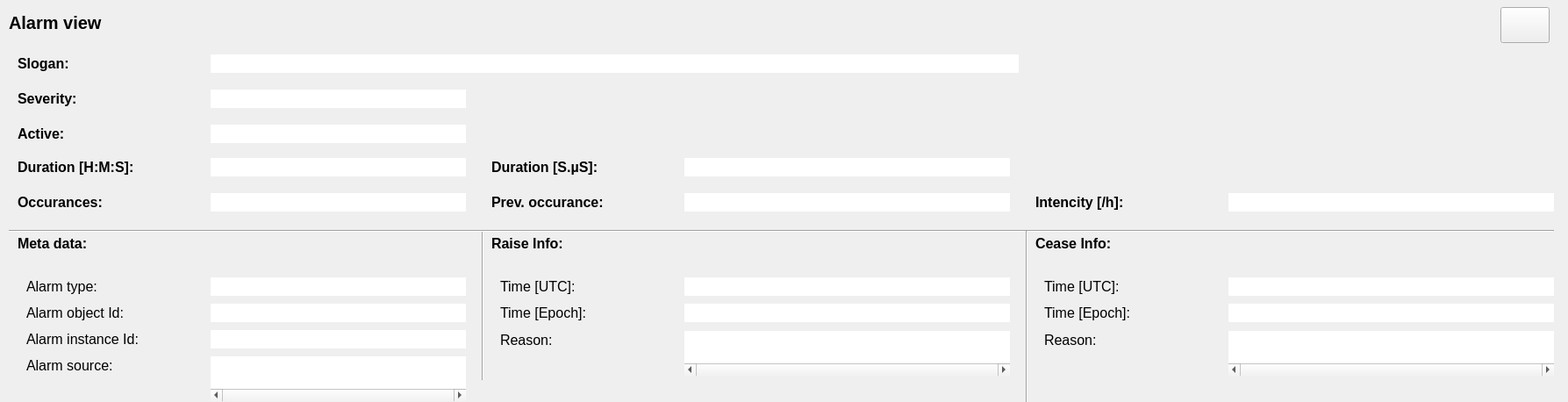
<?xml version="1.0" encoding="UTF-8"?>
<ui version="4.0">
 <class>Form</class>
 <widget class="QWidget" name="Form">
  <property name="geometry">
   <rect>
    <x>0</x>
    <y>0</y>
    <width>1787</width>
    <height>458</height>
   </rect>
  </property>
  <property name="windowTitle">
   <string>Individual alarm dialog</string>
  </property>
  <property name="windowIcon">
   <iconset>
    <normaloff>../icons/greyBell.jpg</normaloff>../icons/greyBell.jpg</iconset>
  </property>
  <widget class="QLabel" name="alarmViewLabel">
   <property name="geometry">
    <rect>
     <x>10</x>
     <y>10</y>
     <width>271</width>
     <height>31</height>
    </rect>
   </property>
   <property name="font">
    <font>
     <pointsize>15</pointsize>
     <weight>75</weight>
     <bold>true</bold>
    </font>
   </property>
   <property name="whatsThis">
    <string/>
   </property>
   <property name="text">
    <string>Alarm view</string>
   </property>
  </widget>
  <widget class="QLabel" name="typeLabel">
   <property name="geometry">
    <rect>
     <x>30</x>
     <y>311</y>
     <width>201</width>
     <height>31</height>
    </rect>
   </property>
   <property name="font">
    <font>
     <pointsize>12</pointsize>
     <weight>50</weight>
     <bold>false</bold>
    </font>
   </property>
   <property name="text">
    <string>Alarm type:</string>
   </property>
  </widget>
  <widget class="QLabel" name="objIdLabel">
   <property name="geometry">
    <rect>
     <x>30</x>
     <y>341</y>
     <width>201</width>
     <height>31</height>
    </rect>
   </property>
   <property name="font">
    <font>
     <pointsize>12</pointsize>
     <weight>50</weight>
     <bold>false</bold>
    </font>
   </property>
   <property name="text">
    <string>Alarm object Id:</string>
   </property>
  </widget>
  <widget class="QLabel" name="instanceIdLabel">
   <property name="geometry">
    <rect>
     <x>30</x>
     <y>371</y>
     <width>201</width>
     <height>31</height>
    </rect>
   </property>
   <property name="font">
    <font>
     <pointsize>12</pointsize>
     <weight>50</weight>
     <bold>false</bold>
    </font>
   </property>
   <property name="text">
    <string>Alarm instance Id:</string>
   </property>
  </widget>
  <widget class="QLabel" name="sourceLabel">
   <property name="geometry">
    <rect>
     <x>30</x>
     <y>401</y>
     <width>201</width>
     <height>31</height>
    </rect>
   </property>
   <property name="font">
    <font>
     <pointsize>12</pointsize>
     <weight>50</weight>
     <bold>false</bold>
    </font>
   </property>
   <property name="text">
    <string>Alarm source:</string>
   </property>
  </widget>
  <widget class="QLabel" name="metaDataLabel">
   <property name="geometry">
    <rect>
     <x>20</x>
     <y>262</y>
     <width>131</width>
     <height>31</height>
    </rect>
   </property>
   <property name="font">
    <font>
     <pointsize>12</pointsize>
     <weight>75</weight>
     <bold>true</bold>
    </font>
   </property>
   <property name="text">
    <string>Meta data:</string>
   </property>
  </widget>
  <widget class="Line" name="line">
   <property name="geometry">
    <rect>
     <x>540</x>
     <y>262</y>
     <width>20</width>
     <height>171</height>
    </rect>
   </property>
   <property name="orientation">
    <enum>Qt::Vertical</enum>
   </property>
  </widget>
  <widget class="QLabel" name="sloganLabel">
   <property name="geometry">
    <rect>
     <x>20</x>
     <y>57</y>
     <width>211</width>
     <height>31</height>
    </rect>
   </property>
   <property name="font">
    <font>
     <pointsize>12</pointsize>
     <weight>75</weight>
     <bold>true</bold>
    </font>
   </property>
   <property name="text">
    <string>Slogan:</string>
   </property>
  </widget>
  <widget class="Line" name="line_2">
   <property name="geometry">
    <rect>
     <x>10</x>
     <y>255</y>
     <width>1761</width>
     <height>16</height>
    </rect>
   </property>
   <property name="orientation">
    <enum>Qt::Horizontal</enum>
   </property>
  </widget>
  <widget class="QLabel" name="raiseLabel">
   <property name="geometry">
    <rect>
     <x>560</x>
     <y>262</y>
     <width>131</width>
     <height>31</height>
    </rect>
   </property>
   <property name="font">
    <font>
     <pointsize>12</pointsize>
     <weight>75</weight>
     <bold>true</bold>
    </font>
   </property>
   <property name="text">
    <string>Raise Info:</string>
   </property>
  </widget>
  <widget class="QTextEdit" name="typeTextEdit">
   <property name="geometry">
    <rect>
     <x>240</x>
     <y>316</y>
     <width>291</width>
     <height>21</height>
    </rect>
   </property>
   <property name="font">
    <font>
     <pointsize>10</pointsize>
    </font>
   </property>
   <property name="whatsThis">
    <string>Type of alarm</string>
   </property>
   <property name="frameShape">
    <enum>QFrame::NoFrame</enum>
   </property>
   <property name="verticalScrollBarPolicy">
    <enum>Qt::ScrollBarAlwaysOff</enum>
   </property>
   <property name="readOnly">
    <bool>true</bool>
   </property>
   <property name="html">
    <string>&lt;!DOCTYPE HTML PUBLIC &quot;-//W3C//DTD HTML 4.0//EN&quot; &quot;http://www.w3.org/TR/REC-html40/strict.dtd&quot;&gt;
&lt;html&gt;&lt;head&gt;&lt;meta name=&quot;qrichtext&quot; content=&quot;1&quot; /&gt;&lt;style type=&quot;text/css&quot;&gt;
p, li { white-space: pre-wrap; }
&lt;/style&gt;&lt;/head&gt;&lt;body style=&quot; font-family:'MS Shell Dlg 2'; font-size:10pt; font-weight:400; font-style:normal;&quot;&gt;
&lt;p style=&quot;-qt-paragraph-type:empty; margin-top:0px; margin-bottom:0px; margin-left:0px; margin-right:0px; -qt-block-indent:0; text-indent:0px; font-size:12pt;&quot;&gt;&lt;br /&gt;&lt;/p&gt;&lt;/body&gt;&lt;/html&gt;</string>
   </property>
  </widget>
  <widget class="QTextEdit" name="objIdTextEdit">
   <property name="geometry">
    <rect>
     <x>240</x>
     <y>346</y>
     <width>291</width>
     <height>21</height>
    </rect>
   </property>
   <property name="font">
    <font>
     <pointsize>10</pointsize>
    </font>
   </property>
   <property name="whatsThis">
    <string>Alarm object Id</string>
   </property>
   <property name="frameShape">
    <enum>QFrame::NoFrame</enum>
   </property>
   <property name="verticalScrollBarPolicy">
    <enum>Qt::ScrollBarAlwaysOff</enum>
   </property>
   <property name="readOnly">
    <bool>true</bool>
   </property>
   <property name="html">
    <string>&lt;!DOCTYPE HTML PUBLIC &quot;-//W3C//DTD HTML 4.0//EN&quot; &quot;http://www.w3.org/TR/REC-html40/strict.dtd&quot;&gt;
&lt;html&gt;&lt;head&gt;&lt;meta name=&quot;qrichtext&quot; content=&quot;1&quot; /&gt;&lt;style type=&quot;text/css&quot;&gt;
p, li { white-space: pre-wrap; }
&lt;/style&gt;&lt;/head&gt;&lt;body style=&quot; font-family:'MS Shell Dlg 2'; font-size:10pt; font-weight:400; font-style:normal;&quot;&gt;
&lt;p style=&quot;-qt-paragraph-type:empty; margin-top:0px; margin-bottom:0px; margin-left:0px; margin-right:0px; -qt-block-indent:0; text-indent:0px; font-size:12pt;&quot;&gt;&lt;br /&gt;&lt;/p&gt;&lt;/body&gt;&lt;/html&gt;</string>
   </property>
  </widget>
  <widget class="QTextEdit" name="instanceIdTextEdit">
   <property name="geometry">
    <rect>
     <x>240</x>
     <y>376</y>
     <width>291</width>
     <height>21</height>
    </rect>
   </property>
   <property name="font">
    <font>
     <pointsize>10</pointsize>
    </font>
   </property>
   <property name="whatsThis">
    <string>Alarm instance Id</string>
   </property>
   <property name="frameShape">
    <enum>QFrame::NoFrame</enum>
   </property>
   <property name="verticalScrollBarPolicy">
    <enum>Qt::ScrollBarAlwaysOff</enum>
   </property>
   <property name="readOnly">
    <bool>true</bool>
   </property>
   <property name="html">
    <string>&lt;!DOCTYPE HTML PUBLIC &quot;-//W3C//DTD HTML 4.0//EN&quot; &quot;http://www.w3.org/TR/REC-html40/strict.dtd&quot;&gt;
&lt;html&gt;&lt;head&gt;&lt;meta name=&quot;qrichtext&quot; content=&quot;1&quot; /&gt;&lt;style type=&quot;text/css&quot;&gt;
p, li { white-space: pre-wrap; }
&lt;/style&gt;&lt;/head&gt;&lt;body style=&quot; font-family:'MS Shell Dlg 2'; font-size:10pt; font-weight:400; font-style:normal;&quot;&gt;
&lt;p style=&quot;-qt-paragraph-type:empty; margin-top:0px; margin-bottom:0px; margin-left:0px; margin-right:0px; -qt-block-indent:0; text-indent:0px; font-size:12pt;&quot;&gt;&lt;br /&gt;&lt;/p&gt;&lt;/body&gt;&lt;/html&gt;</string>
   </property>
  </widget>
  <widget class="QTextEdit" name="sourceTextEdit">
   <property name="geometry">
    <rect>
     <x>240</x>
     <y>406</y>
     <width>291</width>
     <height>51</height>
    </rect>
   </property>
   <property name="font">
    <font>
     <pointsize>10</pointsize>
    </font>
   </property>
   <property name="whatsThis">
    <string>The source for this alarm</string>
   </property>
   <property name="frameShape">
    <enum>QFrame::NoFrame</enum>
   </property>
   <property name="verticalScrollBarPolicy">
    <enum>Qt::ScrollBarAlwaysOff</enum>
   </property>
   <property name="horizontalScrollBarPolicy">
    <enum>Qt::ScrollBarAlwaysOn</enum>
   </property>
   <property name="lineWrapMode">
    <enum>QTextEdit::NoWrap</enum>
   </property>
   <property name="readOnly">
    <bool>true</bool>
   </property>
   <property name="html">
    <string>&lt;!DOCTYPE HTML PUBLIC &quot;-//W3C//DTD HTML 4.0//EN&quot; &quot;http://www.w3.org/TR/REC-html40/strict.dtd&quot;&gt;
&lt;html&gt;&lt;head&gt;&lt;meta name=&quot;qrichtext&quot; content=&quot;1&quot; /&gt;&lt;style type=&quot;text/css&quot;&gt;
p, li { white-space: pre-wrap; }
&lt;/style&gt;&lt;/head&gt;&lt;body style=&quot; font-family:'MS Shell Dlg 2'; font-size:10pt; font-weight:400; font-style:normal;&quot;&gt;
&lt;p style=&quot;-qt-paragraph-type:empty; margin-top:0px; margin-bottom:0px; margin-left:0px; margin-right:0px; -qt-block-indent:0; text-indent:0px; font-size:12pt;&quot;&gt;&lt;br /&gt;&lt;/p&gt;&lt;/body&gt;&lt;/html&gt;</string>
   </property>
  </widget>
  <widget class="QTextEdit" name="sloganTextEdit">
   <property name="geometry">
    <rect>
     <x>240</x>
     <y>62</y>
     <width>921</width>
     <height>21</height>
    </rect>
   </property>
   <property name="font">
    <font>
     <pointsize>10</pointsize>
    </font>
   </property>
   <property name="whatsThis">
    <string>Alarm slogan</string>
   </property>
   <property name="frameShape">
    <enum>QFrame::NoFrame</enum>
   </property>
   <property name="verticalScrollBarPolicy">
    <enum>Qt::ScrollBarAlwaysOff</enum>
   </property>
   <property name="horizontalScrollBarPolicy">
    <enum>Qt::ScrollBarAlwaysOff</enum>
   </property>
   <property name="readOnly">
    <bool>true</bool>
   </property>
   <property name="html">
    <string>&lt;!DOCTYPE HTML PUBLIC &quot;-//W3C//DTD HTML 4.0//EN&quot; &quot;http://www.w3.org/TR/REC-html40/strict.dtd&quot;&gt;
&lt;html&gt;&lt;head&gt;&lt;meta name=&quot;qrichtext&quot; content=&quot;1&quot; /&gt;&lt;style type=&quot;text/css&quot;&gt;
p, li { white-space: pre-wrap; }
&lt;/style&gt;&lt;/head&gt;&lt;body style=&quot; font-family:'MS Shell Dlg 2'; font-size:10pt; font-weight:400; font-style:normal;&quot;&gt;
&lt;p style=&quot;-qt-paragraph-type:empty; margin-top:0px; margin-bottom:0px; margin-left:0px; margin-right:0px; -qt-block-indent:0; text-indent:0px; font-size:12pt;&quot;&gt;&lt;br /&gt;&lt;/p&gt;&lt;/body&gt;&lt;/html&gt;</string>
   </property>
  </widget>
  <widget class="QLabel" name="raiseTimeLabel">
   <property name="geometry">
    <rect>
     <x>570</x>
     <y>311</y>
     <width>201</width>
     <height>31</height>
    </rect>
   </property>
   <property name="font">
    <font>
     <pointsize>12</pointsize>
     <weight>50</weight>
     <bold>false</bold>
    </font>
   </property>
   <property name="text">
    <string>Time [UTC]:</string>
   </property>
  </widget>
  <widget class="QLabel" name="raisTimeEpochLabel">
   <property name="geometry">
    <rect>
     <x>570</x>
     <y>341</y>
     <width>201</width>
     <height>31</height>
    </rect>
   </property>
   <property name="font">
    <font>
     <pointsize>12</pointsize>
     <weight>50</weight>
     <bold>false</bold>
    </font>
   </property>
   <property name="text">
    <string>Time [Epoch]:</string>
   </property>
  </widget>
  <widget class="QLabel" name="raiseReasonLabel">
   <property name="geometry">
    <rect>
     <x>570</x>
     <y>372</y>
     <width>201</width>
     <height>31</height>
    </rect>
   </property>
   <property name="font">
    <font>
     <pointsize>12</pointsize>
     <weight>50</weight>
     <bold>false</bold>
    </font>
   </property>
   <property name="text">
    <string>Reason:</string>
   </property>
  </widget>
  <widget class="QLabel" name="activeLabel">
   <property name="geometry">
    <rect>
     <x>20</x>
     <y>137</y>
     <width>211</width>
     <height>31</height>
    </rect>
   </property>
   <property name="font">
    <font>
     <pointsize>12</pointsize>
     <weight>75</weight>
     <bold>true</bold>
    </font>
   </property>
   <property name="text">
    <string>Active:</string>
   </property>
  </widget>
  <widget class="QTextEdit" name="activeTextEdit">
   <property name="geometry">
    <rect>
     <x>240</x>
     <y>142</y>
     <width>291</width>
     <height>21</height>
    </rect>
   </property>
   <property name="font">
    <font>
     <pointsize>10</pointsize>
    </font>
   </property>
   <property name="whatsThis">
    <string>Alarm active state [True | False]</string>
   </property>
   <property name="frameShape">
    <enum>QFrame::NoFrame</enum>
   </property>
   <property name="verticalScrollBarPolicy">
    <enum>Qt::ScrollBarAlwaysOff</enum>
   </property>
   <property name="readOnly">
    <bool>true</bool>
   </property>
   <property name="html">
    <string>&lt;!DOCTYPE HTML PUBLIC &quot;-//W3C//DTD HTML 4.0//EN&quot; &quot;http://www.w3.org/TR/REC-html40/strict.dtd&quot;&gt;
&lt;html&gt;&lt;head&gt;&lt;meta name=&quot;qrichtext&quot; content=&quot;1&quot; /&gt;&lt;style type=&quot;text/css&quot;&gt;
p, li { white-space: pre-wrap; }
&lt;/style&gt;&lt;/head&gt;&lt;body style=&quot; font-family:'MS Shell Dlg 2'; font-size:10pt; font-weight:400; font-style:normal;&quot;&gt;
&lt;p style=&quot;-qt-paragraph-type:empty; margin-top:0px; margin-bottom:0px; margin-left:0px; margin-right:0px; -qt-block-indent:0; text-indent:0px; font-size:12pt;&quot;&gt;&lt;br /&gt;&lt;/p&gt;&lt;/body&gt;&lt;/html&gt;</string>
   </property>
  </widget>
  <widget class="QLabel" name="durationLabel">
   <property name="geometry">
    <rect>
     <x>20</x>
     <y>175</y>
     <width>211</width>
     <height>31</height>
    </rect>
   </property>
   <property name="font">
    <font>
     <pointsize>12</pointsize>
     <weight>75</weight>
     <bold>true</bold>
    </font>
   </property>
   <property name="text">
    <string>Duration [H:M:S]:</string>
   </property>
  </widget>
  <widget class="QTextEdit" name="occuranceTextEdit">
   <property name="geometry">
    <rect>
     <x>240</x>
     <y>220</y>
     <width>291</width>
     <height>21</height>
    </rect>
   </property>
   <property name="font">
    <font>
     <pointsize>10</pointsize>
    </font>
   </property>
   <property name="whatsThis">
    <string>Number of occurances for this alarm object since start</string>
   </property>
   <property name="frameShape">
    <enum>QFrame::NoFrame</enum>
   </property>
   <property name="verticalScrollBarPolicy">
    <enum>Qt::ScrollBarAlwaysOff</enum>
   </property>
   <property name="readOnly">
    <bool>true</bool>
   </property>
   <property name="html">
    <string>&lt;!DOCTYPE HTML PUBLIC &quot;-//W3C//DTD HTML 4.0//EN&quot; &quot;http://www.w3.org/TR/REC-html40/strict.dtd&quot;&gt;
&lt;html&gt;&lt;head&gt;&lt;meta name=&quot;qrichtext&quot; content=&quot;1&quot; /&gt;&lt;style type=&quot;text/css&quot;&gt;
p, li { white-space: pre-wrap; }
&lt;/style&gt;&lt;/head&gt;&lt;body style=&quot; font-family:'MS Shell Dlg 2'; font-size:10pt; font-weight:400; font-style:normal;&quot;&gt;
&lt;p style=&quot;-qt-paragraph-type:empty; margin-top:0px; margin-bottom:0px; margin-left:0px; margin-right:0px; -qt-block-indent:0; text-indent:0px; font-size:12pt;&quot;&gt;&lt;br /&gt;&lt;/p&gt;&lt;/body&gt;&lt;/html&gt;</string>
   </property>
  </widget>
  <widget class="QLabel" name="durationSLabel">
   <property name="geometry">
    <rect>
     <x>560</x>
     <y>175</y>
     <width>211</width>
     <height>31</height>
    </rect>
   </property>
   <property name="font">
    <font>
     <pointsize>12</pointsize>
     <weight>75</weight>
     <bold>true</bold>
    </font>
   </property>
   <property name="text">
    <string>Duration [S.µS]:</string>
   </property>
  </widget>
  <widget class="QTextEdit" name="durationSTextEdit">
   <property name="geometry">
    <rect>
     <x>780</x>
     <y>180</y>
     <width>371</width>
     <height>21</height>
    </rect>
   </property>
   <property name="font">
    <font>
     <pointsize>10</pointsize>
    </font>
   </property>
   <property name="whatsThis">
    <string>Duration of the alarm in seconds</string>
   </property>
   <property name="frameShape">
    <enum>QFrame::NoFrame</enum>
   </property>
   <property name="verticalScrollBarPolicy">
    <enum>Qt::ScrollBarAlwaysOff</enum>
   </property>
   <property name="horizontalScrollBarPolicy">
    <enum>Qt::ScrollBarAlwaysOff</enum>
   </property>
   <property name="readOnly">
    <bool>true</bool>
   </property>
   <property name="html">
    <string>&lt;!DOCTYPE HTML PUBLIC &quot;-//W3C//DTD HTML 4.0//EN&quot; &quot;http://www.w3.org/TR/REC-html40/strict.dtd&quot;&gt;
&lt;html&gt;&lt;head&gt;&lt;meta name=&quot;qrichtext&quot; content=&quot;1&quot; /&gt;&lt;style type=&quot;text/css&quot;&gt;
p, li { white-space: pre-wrap; }
&lt;/style&gt;&lt;/head&gt;&lt;body style=&quot; font-family:'MS Shell Dlg 2'; font-size:10pt; font-weight:400; font-style:normal;&quot;&gt;
&lt;p style=&quot;-qt-paragraph-type:empty; margin-top:0px; margin-bottom:0px; margin-left:0px; margin-right:0px; -qt-block-indent:0; text-indent:0px; font-size:12pt;&quot;&gt;&lt;br /&gt;&lt;/p&gt;&lt;/body&gt;&lt;/html&gt;</string>
   </property>
  </widget>
  <widget class="QLabel" name="occuranceLabel">
   <property name="geometry">
    <rect>
     <x>20</x>
     <y>215</y>
     <width>211</width>
     <height>31</height>
    </rect>
   </property>
   <property name="font">
    <font>
     <pointsize>12</pointsize>
     <weight>75</weight>
     <bold>true</bold>
    </font>
   </property>
   <property name="text">
    <string>Occurances:</string>
   </property>
  </widget>
  <widget class="QTextEdit" name="durationTextEdit">
   <property name="geometry">
    <rect>
     <x>240</x>
     <y>180</y>
     <width>291</width>
     <height>21</height>
    </rect>
   </property>
   <property name="font">
    <font>
     <pointsize>10</pointsize>
    </font>
   </property>
   <property name="whatsThis">
    <string>Duration of the alarm</string>
   </property>
   <property name="frameShape">
    <enum>QFrame::NoFrame</enum>
   </property>
   <property name="verticalScrollBarPolicy">
    <enum>Qt::ScrollBarAlwaysOff</enum>
   </property>
   <property name="readOnly">
    <bool>true</bool>
   </property>
   <property name="html">
    <string>&lt;!DOCTYPE HTML PUBLIC &quot;-//W3C//DTD HTML 4.0//EN&quot; &quot;http://www.w3.org/TR/REC-html40/strict.dtd&quot;&gt;
&lt;html&gt;&lt;head&gt;&lt;meta name=&quot;qrichtext&quot; content=&quot;1&quot; /&gt;&lt;style type=&quot;text/css&quot;&gt;
p, li { white-space: pre-wrap; }
&lt;/style&gt;&lt;/head&gt;&lt;body style=&quot; font-family:'MS Shell Dlg 2'; font-size:10pt; font-weight:400; font-style:normal;&quot;&gt;
&lt;p style=&quot;-qt-paragraph-type:empty; margin-top:0px; margin-bottom:0px; margin-left:0px; margin-right:0px; -qt-block-indent:0; text-indent:0px; font-size:12pt;&quot;&gt;&lt;br /&gt;&lt;/p&gt;&lt;/body&gt;&lt;/html&gt;</string>
   </property>
  </widget>
  <widget class="QLabel" name="prevOccuranceLabel">
   <property name="geometry">
    <rect>
     <x>560</x>
     <y>215</y>
     <width>211</width>
     <height>31</height>
    </rect>
   </property>
   <property name="font">
    <font>
     <pointsize>12</pointsize>
     <weight>75</weight>
     <bold>true</bold>
    </font>
   </property>
   <property name="text">
    <string>Prev. occurance:</string>
   </property>
  </widget>
  <widget class="QTextEdit" name="prevOccuranceTextEdit">
   <property name="geometry">
    <rect>
     <x>780</x>
     <y>220</y>
     <width>371</width>
     <height>21</height>
    </rect>
   </property>
   <property name="font">
    <font>
     <pointsize>10</pointsize>
    </font>
   </property>
   <property name="whatsThis">
    <string>Time for the previous occurance of this alarm object</string>
   </property>
   <property name="frameShape">
    <enum>QFrame::NoFrame</enum>
   </property>
   <property name="verticalScrollBarPolicy">
    <enum>Qt::ScrollBarAlwaysOff</enum>
   </property>
   <property name="readOnly">
    <bool>true</bool>
   </property>
   <property name="html">
    <string>&lt;!DOCTYPE HTML PUBLIC &quot;-//W3C//DTD HTML 4.0//EN&quot; &quot;http://www.w3.org/TR/REC-html40/strict.dtd&quot;&gt;
&lt;html&gt;&lt;head&gt;&lt;meta name=&quot;qrichtext&quot; content=&quot;1&quot; /&gt;&lt;style type=&quot;text/css&quot;&gt;
p, li { white-space: pre-wrap; }
&lt;/style&gt;&lt;/head&gt;&lt;body style=&quot; font-family:'MS Shell Dlg 2'; font-size:10pt; font-weight:400; font-style:normal;&quot;&gt;
&lt;p style=&quot;-qt-paragraph-type:empty; margin-top:0px; margin-bottom:0px; margin-left:0px; margin-right:0px; -qt-block-indent:0; text-indent:0px; font-size:12pt;&quot;&gt;&lt;br /&gt;&lt;/p&gt;&lt;/body&gt;&lt;/html&gt;</string>
   </property>
  </widget>
  <widget class="QTextEdit" name="raiseTimeTextEdit">
   <property name="geometry">
    <rect>
     <x>780</x>
     <y>316</y>
     <width>371</width>
     <height>21</height>
    </rect>
   </property>
   <property name="font">
    <font>
     <pointsize>10</pointsize>
    </font>
   </property>
   <property name="whatsThis">
    <string>Time (UTC: YYYY-MMM-SS.uS) when the alarm was raised</string>
   </property>
   <property name="frameShape">
    <enum>QFrame::NoFrame</enum>
   </property>
   <property name="verticalScrollBarPolicy">
    <enum>Qt::ScrollBarAlwaysOff</enum>
   </property>
   <property name="readOnly">
    <bool>true</bool>
   </property>
   <property name="html">
    <string>&lt;!DOCTYPE HTML PUBLIC &quot;-//W3C//DTD HTML 4.0//EN&quot; &quot;http://www.w3.org/TR/REC-html40/strict.dtd&quot;&gt;
&lt;html&gt;&lt;head&gt;&lt;meta name=&quot;qrichtext&quot; content=&quot;1&quot; /&gt;&lt;style type=&quot;text/css&quot;&gt;
p, li { white-space: pre-wrap; }
&lt;/style&gt;&lt;/head&gt;&lt;body style=&quot; font-family:'MS Shell Dlg 2'; font-size:10pt; font-weight:400; font-style:normal;&quot;&gt;
&lt;p style=&quot;-qt-paragraph-type:empty; margin-top:0px; margin-bottom:0px; margin-left:0px; margin-right:0px; -qt-block-indent:0; text-indent:0px; font-size:12pt;&quot;&gt;&lt;br /&gt;&lt;/p&gt;&lt;/body&gt;&lt;/html&gt;</string>
   </property>
  </widget>
  <widget class="QTextEdit" name="raiseTimeEpochTextEdit">
   <property name="geometry">
    <rect>
     <x>780</x>
     <y>346</y>
     <width>371</width>
     <height>21</height>
    </rect>
   </property>
   <property name="font">
    <font>
     <pointsize>10</pointsize>
    </font>
   </property>
   <property name="whatsThis">
    <string>Epoch time (SS.uS) when the alarm was raised</string>
   </property>
   <property name="frameShape">
    <enum>QFrame::NoFrame</enum>
   </property>
   <property name="verticalScrollBarPolicy">
    <enum>Qt::ScrollBarAlwaysOff</enum>
   </property>
   <property name="readOnly">
    <bool>true</bool>
   </property>
   <property name="html">
    <string>&lt;!DOCTYPE HTML PUBLIC &quot;-//W3C//DTD HTML 4.0//EN&quot; &quot;http://www.w3.org/TR/REC-html40/strict.dtd&quot;&gt;
&lt;html&gt;&lt;head&gt;&lt;meta name=&quot;qrichtext&quot; content=&quot;1&quot; /&gt;&lt;style type=&quot;text/css&quot;&gt;
p, li { white-space: pre-wrap; }
&lt;/style&gt;&lt;/head&gt;&lt;body style=&quot; font-family:'MS Shell Dlg 2'; font-size:10pt; font-weight:400; font-style:normal;&quot;&gt;
&lt;p style=&quot;-qt-paragraph-type:empty; margin-top:0px; margin-bottom:0px; margin-left:0px; margin-right:0px; -qt-block-indent:0; text-indent:0px; font-size:12pt;&quot;&gt;&lt;br /&gt;&lt;/p&gt;&lt;/body&gt;&lt;/html&gt;</string>
   </property>
  </widget>
  <widget class="QTextEdit" name="raiseReasonTextEdit">
   <property name="geometry">
    <rect>
     <x>780</x>
     <y>377</y>
     <width>371</width>
     <height>51</height>
    </rect>
   </property>
   <property name="font">
    <font>
     <pointsize>10</pointsize>
    </font>
   </property>
   <property name="whatsThis">
    <string>Reason why the aslarm was raised</string>
   </property>
   <property name="frameShape">
    <enum>QFrame::NoFrame</enum>
   </property>
   <property name="verticalScrollBarPolicy">
    <enum>Qt::ScrollBarAlwaysOff</enum>
   </property>
   <property name="horizontalScrollBarPolicy">
    <enum>Qt::ScrollBarAlwaysOn</enum>
   </property>
   <property name="lineWrapMode">
    <enum>QTextEdit::NoWrap</enum>
   </property>
   <property name="readOnly">
    <bool>true</bool>
   </property>
   <property name="html">
    <string>&lt;!DOCTYPE HTML PUBLIC &quot;-//W3C//DTD HTML 4.0//EN&quot; &quot;http://www.w3.org/TR/REC-html40/strict.dtd&quot;&gt;
&lt;html&gt;&lt;head&gt;&lt;meta name=&quot;qrichtext&quot; content=&quot;1&quot; /&gt;&lt;style type=&quot;text/css&quot;&gt;
p, li { white-space: pre-wrap; }
&lt;/style&gt;&lt;/head&gt;&lt;body style=&quot; font-family:'MS Shell Dlg 2'; font-size:10pt; font-weight:400; font-style:normal;&quot;&gt;
&lt;p style=&quot;-qt-paragraph-type:empty; margin-top:0px; margin-bottom:0px; margin-left:0px; margin-right:0px; -qt-block-indent:0; text-indent:0px; font-size:12pt;&quot;&gt;&lt;br /&gt;&lt;/p&gt;&lt;/body&gt;&lt;/html&gt;</string>
   </property>
  </widget>
  <widget class="Line" name="line_3">
   <property name="geometry">
    <rect>
     <x>1160</x>
     <y>262</y>
     <width>20</width>
     <height>211</height>
    </rect>
   </property>
   <property name="orientation">
    <enum>Qt::Vertical</enum>
   </property>
  </widget>
  <widget class="QLabel" name="ceaseLabel">
   <property name="geometry">
    <rect>
     <x>1180</x>
     <y>262</y>
     <width>131</width>
     <height>31</height>
    </rect>
   </property>
   <property name="font">
    <font>
     <pointsize>12</pointsize>
     <weight>75</weight>
     <bold>true</bold>
    </font>
   </property>
   <property name="text">
    <string>Cease Info:</string>
   </property>
  </widget>
  <widget class="QLabel" name="intencityLabel">
   <property name="geometry">
    <rect>
     <x>1180</x>
     <y>215</y>
     <width>211</width>
     <height>31</height>
    </rect>
   </property>
   <property name="font">
    <font>
     <pointsize>12</pointsize>
     <weight>75</weight>
     <bold>true</bold>
    </font>
   </property>
   <property name="text">
    <string>Intencity [/h]:</string>
   </property>
  </widget>
  <widget class="QTextEdit" name="intencityTextEdit">
   <property name="geometry">
    <rect>
     <x>1400</x>
     <y>220</y>
     <width>371</width>
     <height>21</height>
    </rect>
   </property>
   <property name="font">
    <font>
     <pointsize>10</pointsize>
    </font>
   </property>
   <property name="whatsThis">
    <string>Intencity for this alarm object - how many occurances have occured the past hour</string>
   </property>
   <property name="frameShape">
    <enum>QFrame::NoFrame</enum>
   </property>
   <property name="verticalScrollBarPolicy">
    <enum>Qt::ScrollBarAlwaysOff</enum>
   </property>
   <property name="readOnly">
    <bool>true</bool>
   </property>
   <property name="html">
    <string>&lt;!DOCTYPE HTML PUBLIC &quot;-//W3C//DTD HTML 4.0//EN&quot; &quot;http://www.w3.org/TR/REC-html40/strict.dtd&quot;&gt;
&lt;html&gt;&lt;head&gt;&lt;meta name=&quot;qrichtext&quot; content=&quot;1&quot; /&gt;&lt;style type=&quot;text/css&quot;&gt;
p, li { white-space: pre-wrap; }
&lt;/style&gt;&lt;/head&gt;&lt;body style=&quot; font-family:'MS Shell Dlg 2'; font-size:10pt; font-weight:400; font-style:normal;&quot;&gt;
&lt;p style=&quot;-qt-paragraph-type:empty; margin-top:0px; margin-bottom:0px; margin-left:0px; margin-right:0px; -qt-block-indent:0; text-indent:0px; font-size:12pt;&quot;&gt;&lt;br /&gt;&lt;/p&gt;&lt;/body&gt;&lt;/html&gt;</string>
   </property>
  </widget>
  <widget class="QLabel" name="ceaseReasonLabel">
   <property name="geometry">
    <rect>
     <x>1190</x>
     <y>372</y>
     <width>201</width>
     <height>31</height>
    </rect>
   </property>
   <property name="font">
    <font>
     <pointsize>12</pointsize>
     <weight>50</weight>
     <bold>false</bold>
    </font>
   </property>
   <property name="text">
    <string>Reason:</string>
   </property>
  </widget>
  <widget class="QLabel" name="ceaseTimeLabel">
   <property name="geometry">
    <rect>
     <x>1190</x>
     <y>311</y>
     <width>201</width>
     <height>31</height>
    </rect>
   </property>
   <property name="font">
    <font>
     <pointsize>12</pointsize>
     <weight>50</weight>
     <bold>false</bold>
    </font>
   </property>
   <property name="text">
    <string>Time [UTC]:</string>
   </property>
  </widget>
  <widget class="QTextEdit" name="ceaseTimeTextEdit">
   <property name="geometry">
    <rect>
     <x>1400</x>
     <y>316</y>
     <width>371</width>
     <height>21</height>
    </rect>
   </property>
   <property name="font">
    <font>
     <pointsize>10</pointsize>
    </font>
   </property>
   <property name="whatsThis">
    <string>Time (UTC: YYYY-MMM-SS.uS) when the alarm was ceased</string>
   </property>
   <property name="frameShape">
    <enum>QFrame::NoFrame</enum>
   </property>
   <property name="verticalScrollBarPolicy">
    <enum>Qt::ScrollBarAlwaysOff</enum>
   </property>
   <property name="readOnly">
    <bool>true</bool>
   </property>
   <property name="html">
    <string>&lt;!DOCTYPE HTML PUBLIC &quot;-//W3C//DTD HTML 4.0//EN&quot; &quot;http://www.w3.org/TR/REC-html40/strict.dtd&quot;&gt;
&lt;html&gt;&lt;head&gt;&lt;meta name=&quot;qrichtext&quot; content=&quot;1&quot; /&gt;&lt;style type=&quot;text/css&quot;&gt;
p, li { white-space: pre-wrap; }
&lt;/style&gt;&lt;/head&gt;&lt;body style=&quot; font-family:'MS Shell Dlg 2'; font-size:10pt; font-weight:400; font-style:normal;&quot;&gt;
&lt;p style=&quot;-qt-paragraph-type:empty; margin-top:0px; margin-bottom:0px; margin-left:0px; margin-right:0px; -qt-block-indent:0; text-indent:0px; font-size:12pt;&quot;&gt;&lt;br /&gt;&lt;/p&gt;&lt;/body&gt;&lt;/html&gt;</string>
   </property>
  </widget>
  <widget class="QLabel" name="ceaseTimeEpochLabel">
   <property name="geometry">
    <rect>
     <x>1190</x>
     <y>341</y>
     <width>201</width>
     <height>31</height>
    </rect>
   </property>
   <property name="font">
    <font>
     <pointsize>12</pointsize>
     <weight>50</weight>
     <bold>false</bold>
    </font>
   </property>
   <property name="text">
    <string>Time [Epoch]:</string>
   </property>
  </widget>
  <widget class="QTextEdit" name="ceaseReasonTextEdit">
   <property name="geometry">
    <rect>
     <x>1400</x>
     <y>377</y>
     <width>371</width>
     <height>51</height>
    </rect>
   </property>
   <property name="font">
    <font>
     <pointsize>10</pointsize>
    </font>
   </property>
   <property name="whatsThis">
    <string>Reason why the aslarm was ceased</string>
   </property>
   <property name="frameShape">
    <enum>QFrame::NoFrame</enum>
   </property>
   <property name="verticalScrollBarPolicy">
    <enum>Qt::ScrollBarAlwaysOff</enum>
   </property>
   <property name="horizontalScrollBarPolicy">
    <enum>Qt::ScrollBarAlwaysOn</enum>
   </property>
   <property name="lineWrapMode">
    <enum>QTextEdit::NoWrap</enum>
   </property>
   <property name="readOnly">
    <bool>true</bool>
   </property>
   <property name="html">
    <string>&lt;!DOCTYPE HTML PUBLIC &quot;-//W3C//DTD HTML 4.0//EN&quot; &quot;http://www.w3.org/TR/REC-html40/strict.dtd&quot;&gt;
&lt;html&gt;&lt;head&gt;&lt;meta name=&quot;qrichtext&quot; content=&quot;1&quot; /&gt;&lt;style type=&quot;text/css&quot;&gt;
p, li { white-space: pre-wrap; }
&lt;/style&gt;&lt;/head&gt;&lt;body style=&quot; font-family:'MS Shell Dlg 2'; font-size:10pt; font-weight:400; font-style:normal;&quot;&gt;
&lt;p style=&quot;-qt-paragraph-type:empty; margin-top:0px; margin-bottom:0px; margin-left:0px; margin-right:0px; -qt-block-indent:0; text-indent:0px; font-size:12pt;&quot;&gt;&lt;br /&gt;&lt;/p&gt;&lt;/body&gt;&lt;/html&gt;</string>
   </property>
  </widget>
  <widget class="QTextEdit" name="ceaseTimeEpochTextEdit">
   <property name="geometry">
    <rect>
     <x>1400</x>
     <y>346</y>
     <width>371</width>
     <height>21</height>
    </rect>
   </property>
   <property name="font">
    <font>
     <pointsize>10</pointsize>
    </font>
   </property>
   <property name="whatsThis">
    <string>Epoch time (SS.uS) when the alarm was ceased</string>
   </property>
   <property name="frameShape">
    <enum>QFrame::NoFrame</enum>
   </property>
   <property name="verticalScrollBarPolicy">
    <enum>Qt::ScrollBarAlwaysOff</enum>
   </property>
   <property name="readOnly">
    <bool>true</bool>
   </property>
   <property name="html">
    <string>&lt;!DOCTYPE HTML PUBLIC &quot;-//W3C//DTD HTML 4.0//EN&quot; &quot;http://www.w3.org/TR/REC-html40/strict.dtd&quot;&gt;
&lt;html&gt;&lt;head&gt;&lt;meta name=&quot;qrichtext&quot; content=&quot;1&quot; /&gt;&lt;style type=&quot;text/css&quot;&gt;
p, li { white-space: pre-wrap; }
&lt;/style&gt;&lt;/head&gt;&lt;body style=&quot; font-family:'MS Shell Dlg 2'; font-size:10pt; font-weight:400; font-style:normal;&quot;&gt;
&lt;p style=&quot;-qt-paragraph-type:empty; margin-top:0px; margin-bottom:0px; margin-left:0px; margin-right:0px; -qt-block-indent:0; text-indent:0px; font-size:12pt;&quot;&gt;&lt;br /&gt;&lt;/p&gt;&lt;/body&gt;&lt;/html&gt;</string>
   </property>
  </widget>
  <widget class="QPushButton" name="alarmPushButton">
   <property name="geometry">
    <rect>
     <x>1710</x>
     <y>8</y>
     <width>56</width>
     <height>41</height>
    </rect>
   </property>
   <property name="whatsThis">
    <string>Color of alarm bell represents the severity- and status of the alarm: Red: A-level alarm, Orange: B-Level alarm, Yellow: C-Level alarm, Grey: Inactive/ceased alarm</string>
   </property>
   <property name="text">
    <string/>
   </property>
  </widget>
  <widget class="QLabel" name="severityLabel">
   <property name="geometry">
    <rect>
     <x>20</x>
     <y>97</y>
     <width>211</width>
     <height>31</height>
    </rect>
   </property>
   <property name="font">
    <font>
     <pointsize>12</pointsize>
     <weight>75</weight>
     <bold>true</bold>
    </font>
   </property>
   <property name="text">
    <string>Severity:</string>
   </property>
  </widget>
  <widget class="QTextEdit" name="severityTextEdit">
   <property name="geometry">
    <rect>
     <x>240</x>
     <y>102</y>
     <width>291</width>
     <height>21</height>
    </rect>
   </property>
   <property name="font">
    <font>
     <pointsize>10</pointsize>
    </font>
   </property>
   <property name="whatsThis">
    <string>Alarm severity [A | B | C]</string>
   </property>
   <property name="frameShape">
    <enum>QFrame::NoFrame</enum>
   </property>
   <property name="verticalScrollBarPolicy">
    <enum>Qt::ScrollBarAlwaysOff</enum>
   </property>
   <property name="readOnly">
    <bool>true</bool>
   </property>
   <property name="html">
    <string>&lt;!DOCTYPE HTML PUBLIC &quot;-//W3C//DTD HTML 4.0//EN&quot; &quot;http://www.w3.org/TR/REC-html40/strict.dtd&quot;&gt;
&lt;html&gt;&lt;head&gt;&lt;meta name=&quot;qrichtext&quot; content=&quot;1&quot; /&gt;&lt;style type=&quot;text/css&quot;&gt;
p, li { white-space: pre-wrap; }
&lt;/style&gt;&lt;/head&gt;&lt;body style=&quot; font-family:'MS Shell Dlg 2'; font-size:10pt; font-weight:400; font-style:normal;&quot;&gt;
&lt;p style=&quot;-qt-paragraph-type:empty; margin-top:0px; margin-bottom:0px; margin-left:0px; margin-right:0px; -qt-block-indent:0; text-indent:0px; font-size:12pt;&quot;&gt;&lt;br /&gt;&lt;/p&gt;&lt;/body&gt;&lt;/html&gt;</string>
   </property>
  </widget>
 </widget>
 <resources/>
 <connections/>
</ui>
